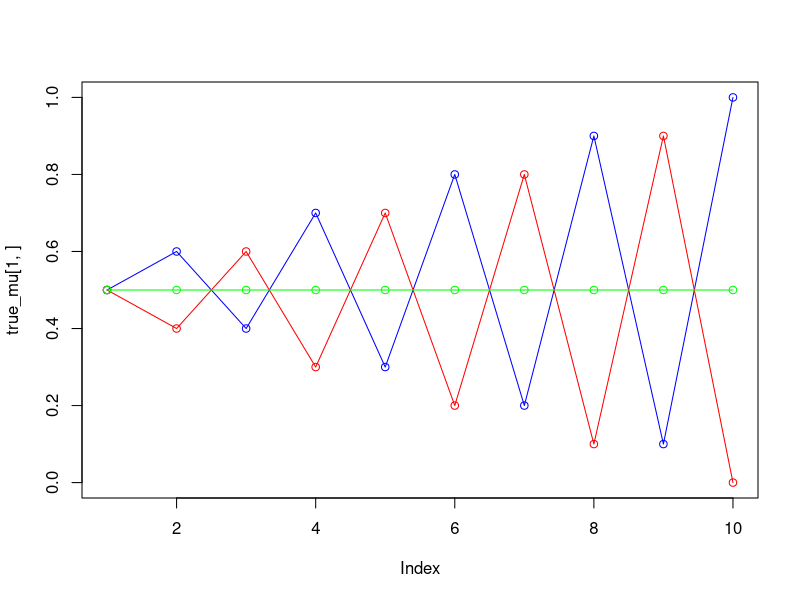
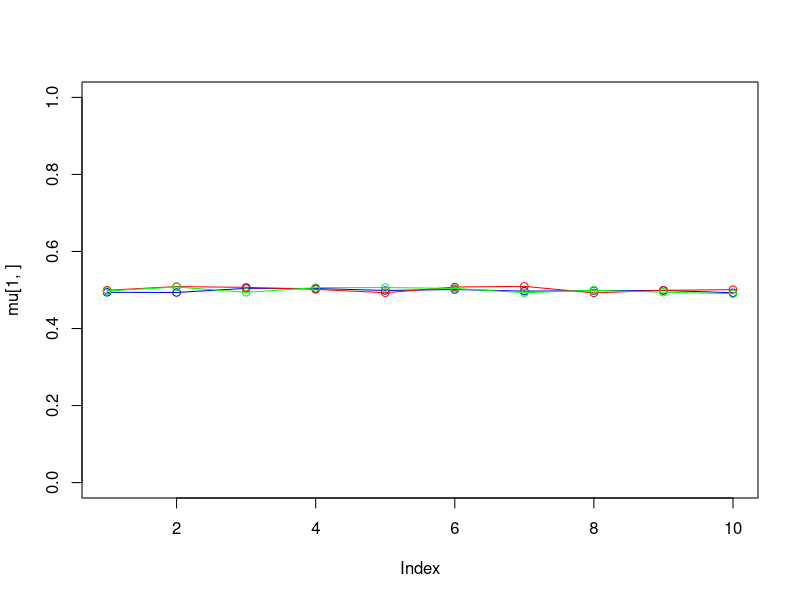
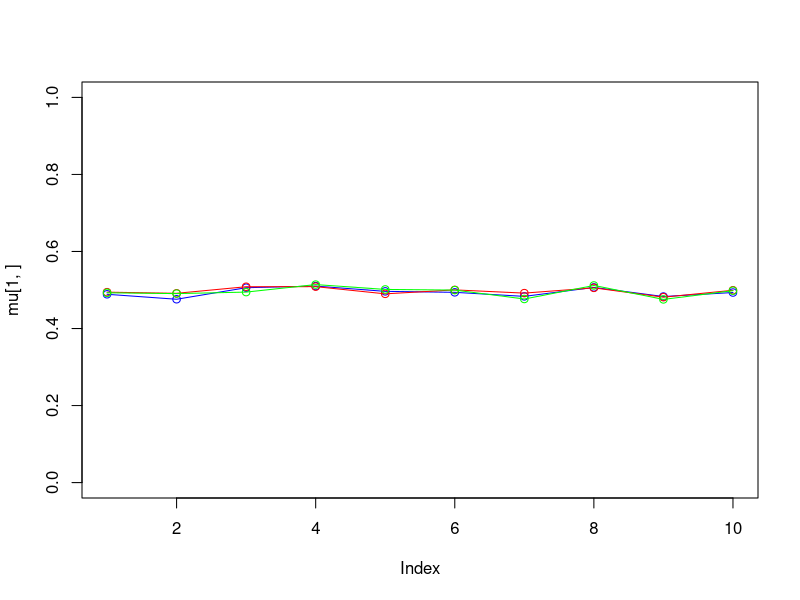
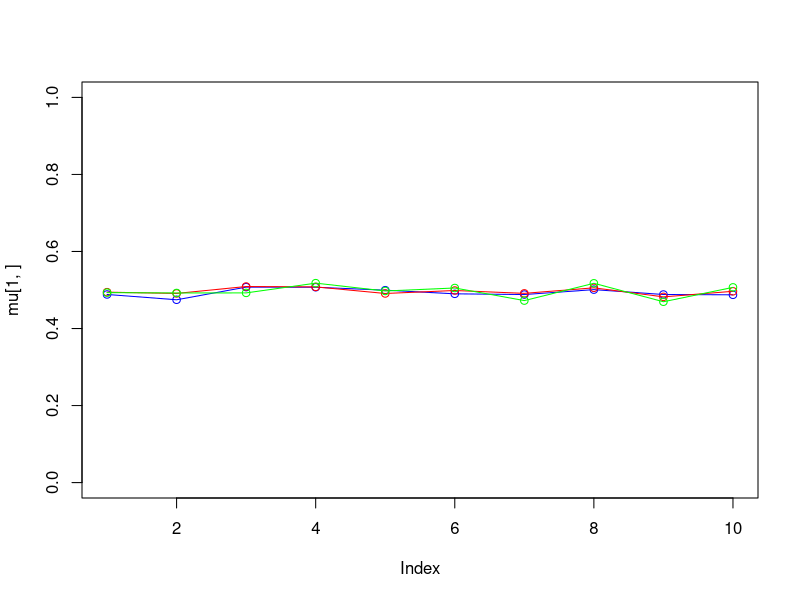
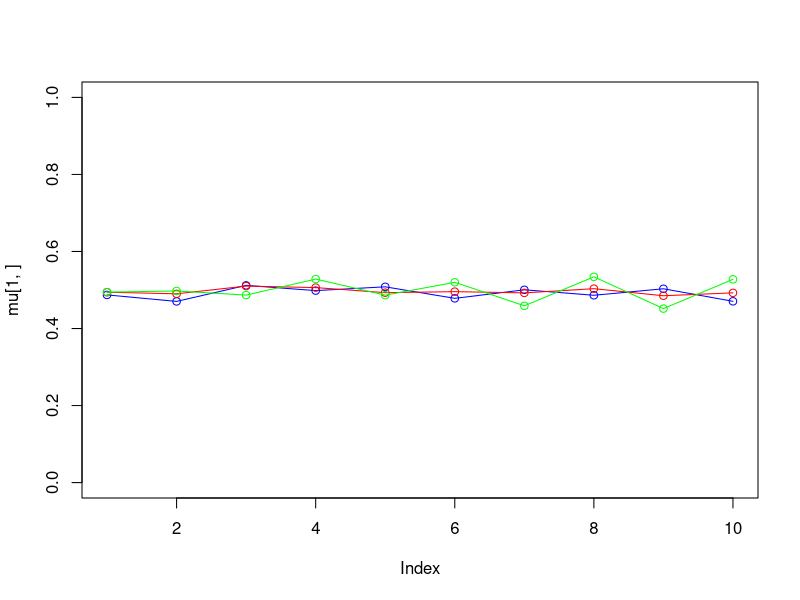
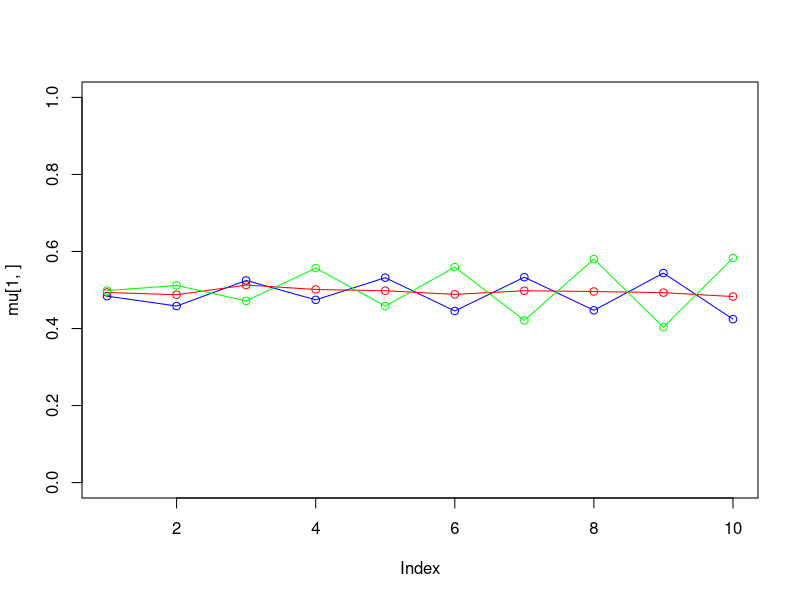
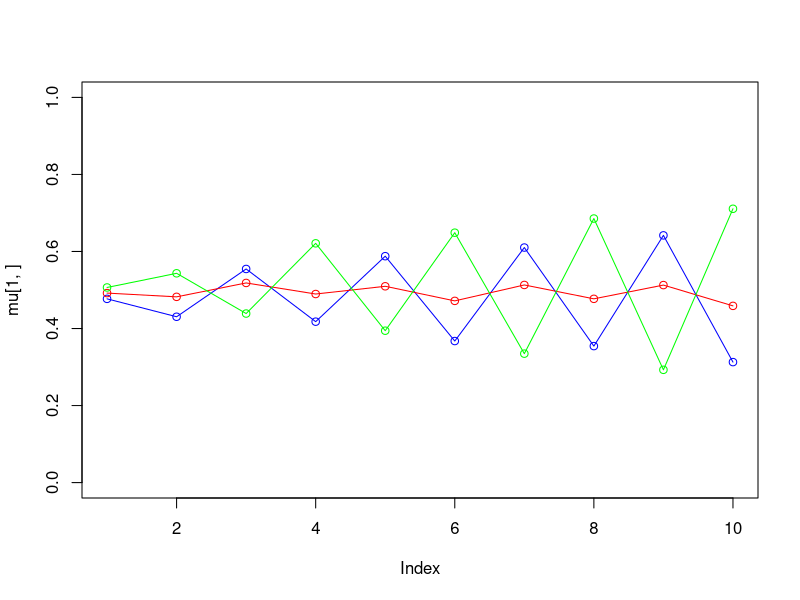
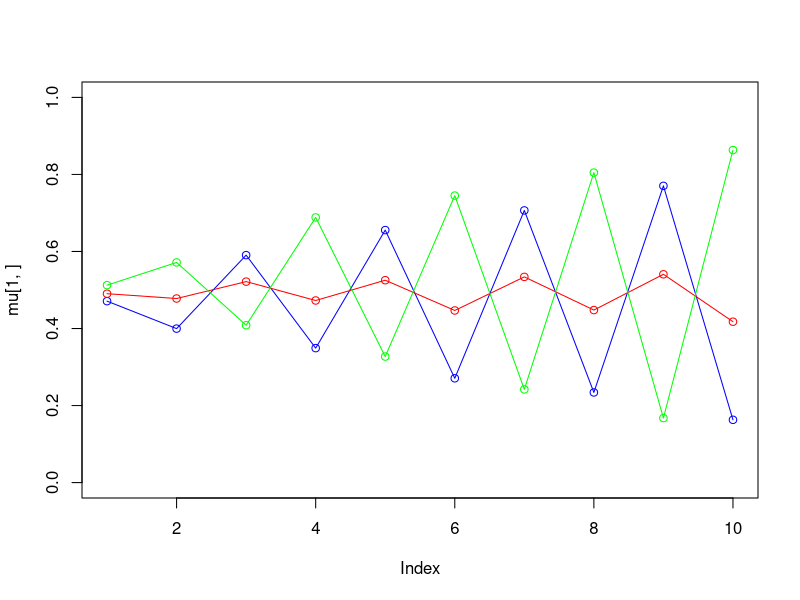

Write the R code that produced these figures, in order.
set.seed(1234567890)
max_it <- 100 # max number of EM iterations
min_change <- 0.1 # min change in log likelihood between two consecutive EM iterations
N=1000 # number of training points
D=10 # number of dimensions
x <- matrix(nrow=N, ncol=D) # training data
true_pi <- vector(length = 3) # true mixing coefficients
true_mu <- matrix(nrow=3, ncol=D) # true conditional distributions

true_pi=c(1/3, 1/3, 1/3)
true_mu[1,]=c(0.5,0.6,0.4,0.7,0.3,0.8,0.2,0.9,0.1,1)
true_mu[2,]=c(0.5,0.4,0.6,0.3,0.7,0.2,0.8,0.1,0.9,0)
true_mu[3,]=c(0.5,0.5,0.5,0.5,0.5,0.5,0.5,0.5,0.5,0.5)
plot(true_mu[1,], type="o", col="blue", ylim=c(0,1))
points(true_mu[2,], type="o", col="red")
points(true_mu[3,], type="o", col="green")

# Producing the training data
for(n in 1:N) {
  k <- sample(1:3,1,prob=true_pi)
  for(d in 1:D) {
    x[n,d] <- rbinom(1,1,true_mu[k,d])
  }
}
K=3 # number of guessed components
z <- matrix(nrow=N, ncol=K) # fractional component assignments
pi <- vector(length = K) # mixing coefficients
mu <- matrix(nrow=K, ncol=D) # conditional distributions
llik <- vector(length = max_it) # log likelihood of the EM iterations
# Random initialization of the paramters
pi <- runif(K,0.49,0.51)
pi <- pi / sum(pi)
for(k in 1:K) {
  mu[k,] <- runif(D,0.49,0.51)
}

pi
mu

for(it in 1:max_it) {
  plot(mu[1,], type="o", col="blue", ylim=c(0,1))
  points(mu[2,], type="o", col="red")
  points(mu[3,], type="o", col="green")
  #points(mu[4,], type="o", col="yellow")
  #Sys.sleep(0.5)
  # E-step: Computation of the fractional component assignments
  Bx = exp(x %*% log(t(mu)) + (1-x) %*% log(t(1-mu)))
  Px = Bx * rep(pi, nrow(Bx))
  Z = Px / rowSums(Px)
  #Log likelihood computation.
  L = sum(log(rowSums(Px)))
  llik[it] = L
  
  cat("iteration: ", it, "log likelihood: ", llik[it], "\n")
  flush.console()
  # Stop if the lok likelihood has not changed significantly
  
  #M-step: ML parameter estimation from the data and fractional component assignments
  pi = colSums(Z) / N
  mu = (t(Z) %*% x) / colSums(Z)
}
pi
mu
plot(llik[1:it], type="o")